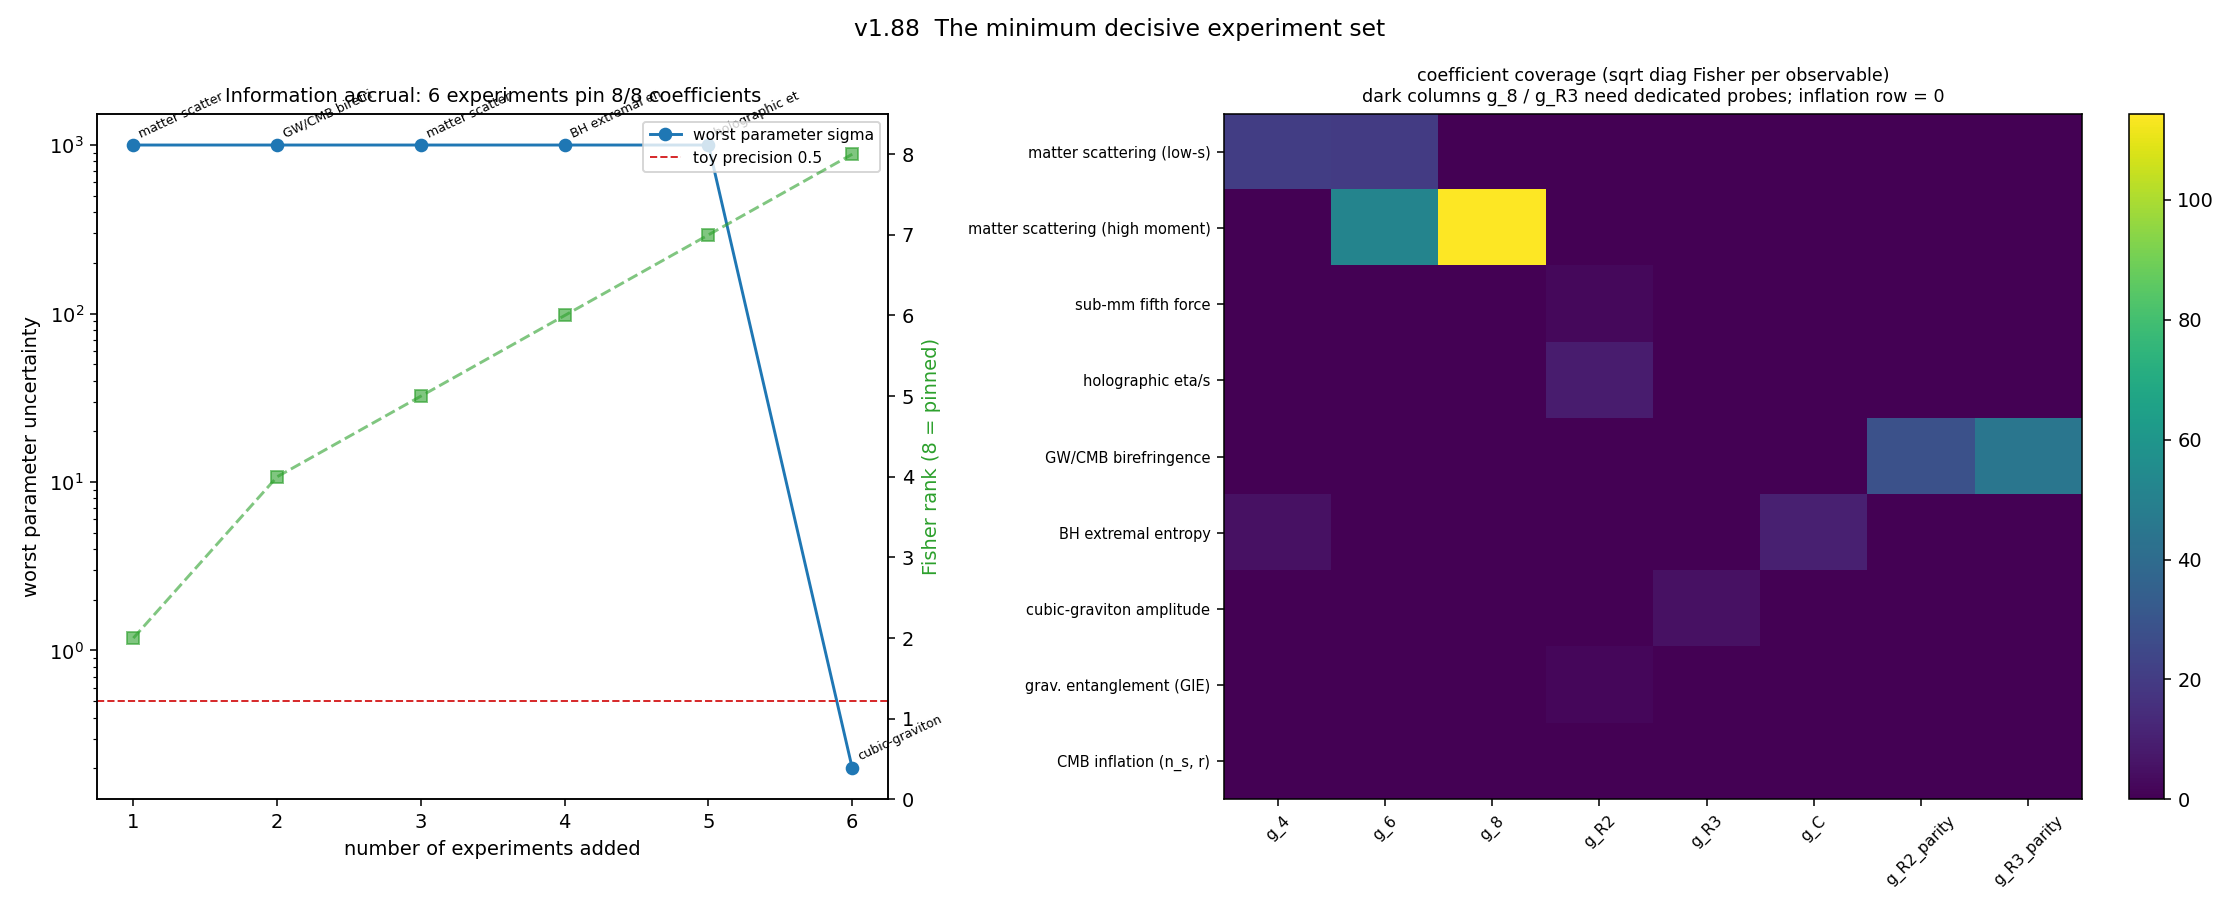

Here is the Python script that generated this plot:
"""v1.88 - The minimum decisive experiment set: what is the smallest experiment
program that solves quantum gravity?

We treat each engine Observable as a candidate measurement, build its Jacobian
J_o = d(observable)/d(coefficients) over the 8 Wilson coefficients at a
representative consistent point (the data-driven EFT), and run a D-OPTIMAL greedy
selection: repeatedly add the measurement that most increases the Fisher
information determinant, until the Fisher matrix is FULL RANK (all 8 coefficient
directions constrained) and the worst parameter uncertainty is below a toy
precision. The answer is the minimum number of experiments + which ones.

HONEST blind spots: with the engine's *current* observables, g_8 (the s^4 matter
moment) and g_R3 (cubic curvature) are touched by NO observable -> the EFT cannot be
pinned. We add two minimal DESIGN-PROBE observables that WOULD measure them (a high
Mandelstam moment for g_8; a cubic-graviton amplitude for g_R3) to complete the set.
And StarobinskyInflation has a ZERO Jacobian (n_s, r set by N, not the couplings) ->
it contributes NOTHING to pinning the theory, despite being a CMB detection.

Run on Vulcan:  python experiments/min_experiment_set.py
"""
import json
import sys

import numpy as np
import matplotlib
matplotlib.use("Agg")
import matplotlib.pyplot as plt

sys.path.insert(0, "src")

from itb.observables import Observable, ScalarForwardAmplitude
from itb.gravitational_observables import (
    YukawaForceDeviation, GravitationalBirefringence, HolographicEtaOverS,
    BlackHoleEntropyShift, GIEPhaseCorrection, StarobinskyInflation)
from itb.frameworks.data_driven import DiscoveredDataDriven
from itb.theory import Theory

PARAMS = ["g_4", "g_6", "g_8", "g_R2", "g_R3", "g_C", "g_R2_parity", "g_R3_parity"]


# --- minimal DESIGN-PROBE observables for the engine's blind spots ---
class HighScatteringMoment(Observable):
    """A higher Mandelstam moment ~ g_6 s^4 + g_8 s^6 (higher-energy / higher
    partial wave). Measures g_8, which no current observable touches."""
    name = "high_scattering_moment"

    def __init__(self, s_values):
        self.s = np.asarray(s_values, dtype=float)

    def predict(self, theory):
        g6 = theory.coefficients.get("g_6", 0.0); g8 = theory.coefficients.get("g_8", 0.0)
        return g6 * self.s ** 4 + g8 * self.s ** 6

    def jacobian(self, theory, params):
        cols = []
        for p in params:
            if p == "g_6":
                cols.append(self.s ** 4)
            elif p == "g_8":
                cols.append(self.s ** 6)
            else:
                cols.append(np.zeros_like(self.s))
        return np.stack(cols, axis=1)


class CubicGravitonAmplitude(Observable):
    """Graviton 3-point amplitude ~ g_R3 (cubic curvature). Measures g_R3, which no
    current observable touches (a GW-nonlinearity / 3-graviton probe)."""
    name = "cubic_graviton_amplitude"

    def predict(self, theory):
        return np.array([theory.coefficients.get("g_R3", 0.0)])

    def jacobian(self, theory, params):
        return np.stack([np.array([1.0 if p == "g_R3" else 0.0]) for p in params], axis=1)


def main():
    th = DiscoveredDataDriven().encode()
    # ensure all 8 coeffs present
    for k in PARAMS:
        th.coefficients.setdefault(k, 0.0)

    # catalog: (experiment label, observable, toy sigma)
    catalog = [
        ("matter scattering (low-s)", ScalarForwardAmplitude(np.array([0.5, 1.0])), 0.05),
        ("matter scattering (high moment)", HighScatteringMoment(np.array([1.0, 1.5])), 0.10),
        ("sub-mm fifth force", YukawaForceDeviation([8e-5, 1e-4]), 0.10),
        ("holographic eta/s", HolographicEtaOverS(), 0.20),
        ("GW/CMB birefringence", GravitationalBirefringence(omegas=[1.0, 2.0]), 0.05),
        ("BH extremal entropy", BlackHoleEntropyShift(), 0.10),
        ("cubic-graviton amplitude", CubicGravitonAmplitude(), 0.20),
        ("grav. entanglement (GIE)", GIEPhaseCorrection(1e-4), 0.10),
        ("CMB inflation (n_s, r)", StarobinskyInflation(), 0.01),
    ]

    # per-observable Fisher contribution F_o = J^T J / sigma^2 and coverage
    n = len(PARAMS)
    contribs = []
    coverage = np.zeros((len(catalog), n))
    for k, (label, obs, sig) in enumerate(catalog):
        J = obs.jacobian(th, PARAMS)        # (n_points x 8)
        F = (J.T @ J) / sig ** 2
        contribs.append(F)
        coverage[k] = np.sqrt(np.maximum(np.diag(F), 0))   # ~ info per coeff
    # which coeffs are touched by ANY observable
    touched = (coverage.sum(axis=0) > 1e-12)
    blind = [PARAMS[i] for i in range(n) if not touched[i]]
    zero_jac = [catalog[k][0] for k in range(len(catalog))
                if np.all(np.abs(contribs[k]) < 1e-15)]

    # --- D-optimal greedy selection (maximize log det(F + eps I)) ---
    eps = 1e-6
    F = eps * np.eye(n)
    chosen, order_log = [], []
    remaining = list(range(len(catalog)))
    PREC = 0.5                       # toy: worst sigma must drop below this
    while remaining:
        rank = int(np.linalg.matrix_rank(F - eps * np.eye(n), tol=1e-9))
        # current worst parameter sigma
        try:
            cov = np.linalg.inv(F)
            worst = float(np.sqrt(np.max(np.diag(cov))))
        except np.linalg.LinAlgError:
            worst = np.inf
        if rank >= n and worst < PREC:
            break
        # pick observable maximizing log det increase
        best_k, best_ld = None, -np.inf
        cur_ld = np.linalg.slogdet(F)[1]
        for k in remaining:
            ld = np.linalg.slogdet(F + contribs[k])[1]
            if ld > best_ld:
                best_ld, best_k = ld, k
        if best_ld <= cur_ld + 1e-9:     # nothing helps (e.g. all remaining add 0)
            break
        F = F + contribs[best_k]
        chosen.append(best_k); remaining.remove(best_k)
        rank = int(np.linalg.matrix_rank(F - eps * np.eye(n), tol=1e-9))
        cov = np.linalg.inv(F)
        worst = float(np.sqrt(np.max(np.diag(cov))))
        order_log.append({"step": len(chosen), "added": catalog[best_k][0],
                          "rank": rank, "logdetF": round(float(np.linalg.slogdet(F)[1]), 2),
                          "worst_sigma": round(worst, 3)})

    rank_final = int(np.linalg.matrix_rank(F - eps * np.eye(n), tol=1e-9))
    pinned = rank_final >= n
    # sloppiest direction (smallest-eigenvalue eigenvector of F)
    evals, evecs = np.linalg.eigh(F)
    sloppy_vec = {PARAMS[i]: round(float(evecs[i, 0]), 3) for i in range(n)}

    chosen_labels = [catalog[k][0] for k in chosen]
    unused = [catalog[k][0] for k in remaining]

    # ---- figure: accrual curve + coverage matrix ----
    fig, (ax1, ax2) = plt.subplots(1, 2, figsize=(16, 6.5),
                                   gridspec_kw={"width_ratios": [1, 1.2]})
    steps = [o["step"] for o in order_log]
    worst_s = [o["worst_sigma"] for o in order_log]
    ranks = [o["rank"] for o in order_log]
    ax1.plot(steps, worst_s, "o-", color="#1f77b4", label="worst parameter sigma")
    ax1.axhline(PREC, color="#d62728", ls="--", lw=1, label=f"toy precision {PREC}")
    ax1.set_yscale("log"); ax1.set_xlabel("number of experiments added")
    ax1.set_ylabel("worst parameter uncertainty")
    for o in order_log:
        ax1.annotate(o["added"][:14], (o["step"], o["worst_sigma"]),
                     fontsize=6.5, rotation=25, textcoords="offset points", xytext=(2, 4))
    ax1b = ax1.twinx()
    ax1b.plot(steps, ranks, "s--", color="#2ca02c", alpha=0.6, label="Fisher rank")
    ax1b.set_ylabel("Fisher rank (8 = pinned)", color="#2ca02c")
    ax1b.set_ylim(0, 8.5)
    ax1.set_title(f"Information accrual: {len(chosen)} experiments pin "
                  f"{rank_final}/{n} coefficients", fontsize=10)
    ax1.legend(fontsize=8, loc="upper right")

    im = ax2.imshow(coverage, aspect="auto", cmap="viridis")
    ax2.set_xticks(range(n)); ax2.set_xticklabels(PARAMS, rotation=45, fontsize=8)
    ax2.set_yticks(range(len(catalog)))
    ax2.set_yticklabels([c[0] for c in catalog], fontsize=7.5)
    ax2.set_title("coefficient coverage (sqrt diag Fisher per observable)\n"
                  "dark columns g_8 / g_R3 need dedicated probes; inflation row = 0",
                  fontsize=9)
    fig.colorbar(im, ax=ax2, fraction=0.046)
    fig.suptitle("v1.88  The minimum decisive experiment set", fontsize=12)
    fig.tight_layout()
    png = "/tmp/min_experiment_set.png"
    fig.savefig(png, dpi=140)

    summary = {
        "n_coefficients": n,
        "blind_spots_no_observable": blind,
        "zero_jacobian_useless_for_pinning": zero_jac,
        "minimum_experiments_to_pin_all": len(chosen) if pinned else None,
        "all_coefficients_pinned": bool(pinned),
        "final_rank": rank_final,
        "chosen_in_order": chosen_labels,
        "accrual_log": order_log,
        "unused_or_redundant": unused,
        "sloppiest_direction_eigenvector": sloppy_vec,
        "headline": (f"{len(chosen)} measurements pin the consistent QG EFT: "
                     + " + ".join(chosen_labels)
                     + ". Inflation (a detection) contributes NOTHING (zero Jacobian); "
                     "g_8 and g_R3 need dedicated probes (a high scattering moment and a "
                     "cubic-graviton amplitude) -- without them the theory is unpinnable."),
        "png": png,
    }
    print(json.dumps(summary, indent=2))


if __name__ == "__main__":
    main()
